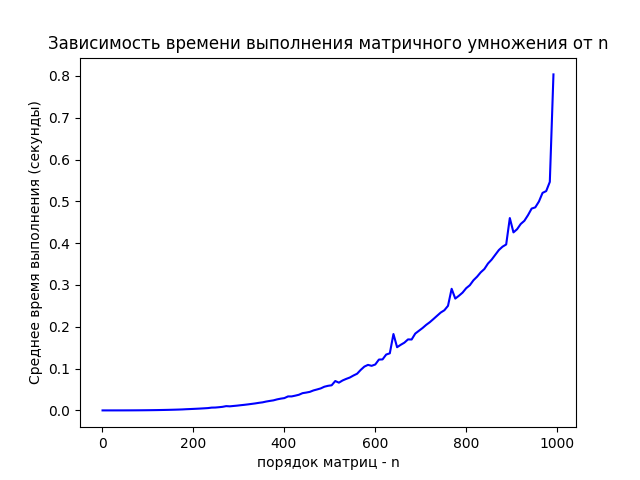

Generate this figure with Python:
import random
import typing
import timeit
import functools
import matplotlib.pyplot as plt
import numpy as np


def timing_decorator(ndigits: int, number: int) -> typing.Callable:
    def decorator(func: typing.Callable) -> typing.Callable:
        @functools.wraps(func)
        def wrapper(*args, **kwargs) -> float:
            usage_time = timeit.timeit(
                lambda: func(*args, **kwargs),
                number=number,
            )
            return round(usage_time / number, ndigits)

        return wrapper

    return decorator


max_n = 1001

ndigits = 6
number_of_runs = 5

n_values = list(range(1, max_n, 8))
average_times = []


@timing_decorator(ndigits, number_of_runs)
def matrix_multiply(matrix_A, matrix_B):
    return np.dot(matrix_A, matrix_B)


for n in n_values:
    print(n)

    matrix_A = np.random.randint(1, 100, size=(n, n))
    matrix_B = np.random.randint(1, 100, size=(n, n))

    average_time = matrix_multiply(matrix_A, matrix_B)
    average_times.append(average_time)

plt.plot(n_values, average_times, linestyle='-', color='b')
plt.title('Зависимость времени выполнения матричного умножения от n')
plt.xlabel('порядок матриц - n')
plt.ylabel('Среднее время выполнения (секунды)')
plt.savefig('matrix.png')